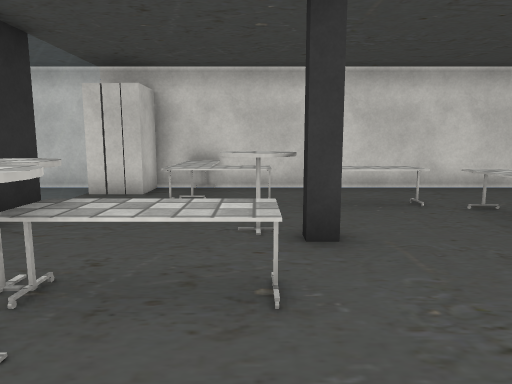
[1] (above)

13 first-person views from a walk through a 3-D level made in the Unity game engine. The camera is 1.2 m above the floor, tilts 8° down and sees 70° across. The floor is counted in squares, 1 m on a side. Each view is taken from the middle of a square. On the plan, view 1 faces up. The plan holds only what a view shows up to about 15 squares ahead; the rest is blank. The player character is not drawn. Some animated figures are not drawn. Some surface patterns are stand-ins.

[2]
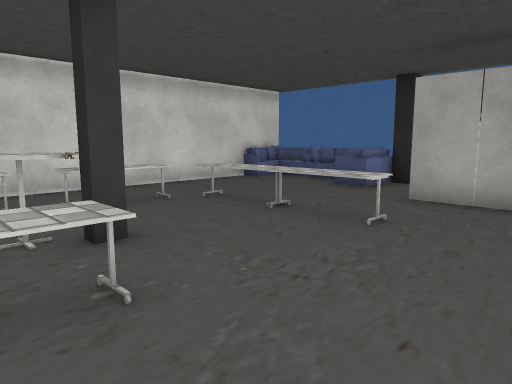

[3]
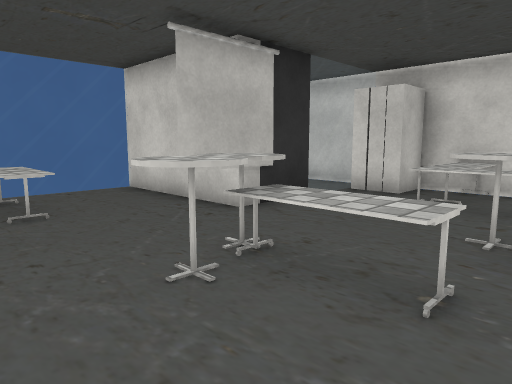

[4]
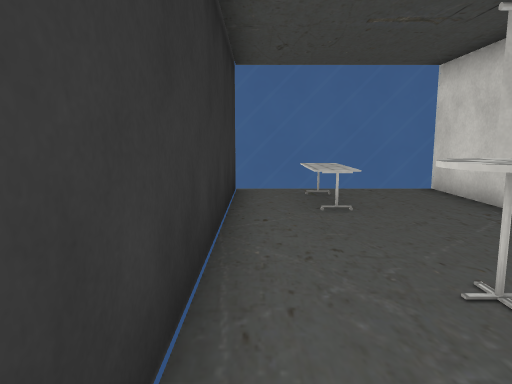

[5]
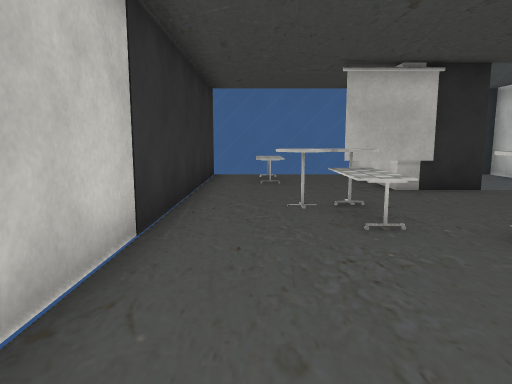

[6]
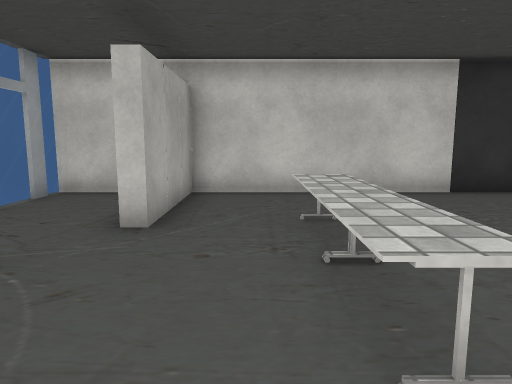

[7]
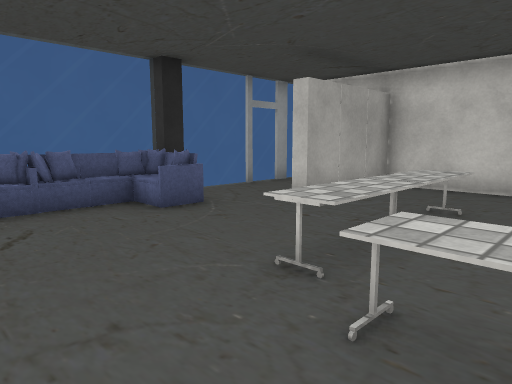

[8]
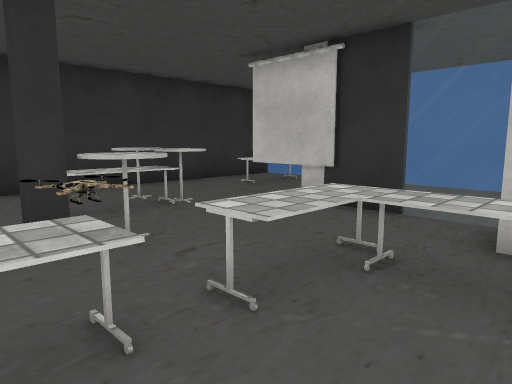

[9]
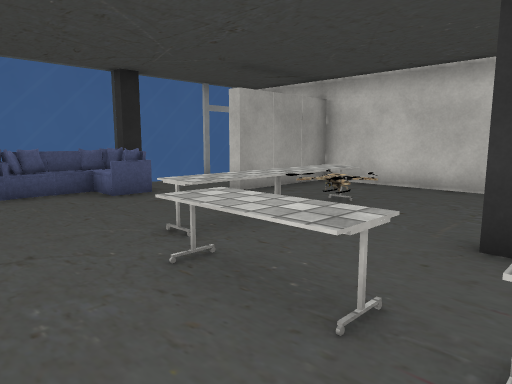

[10]
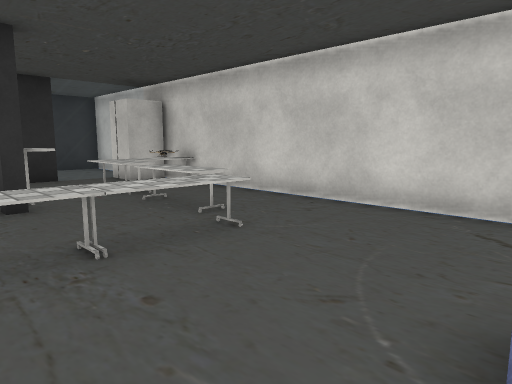

[11]
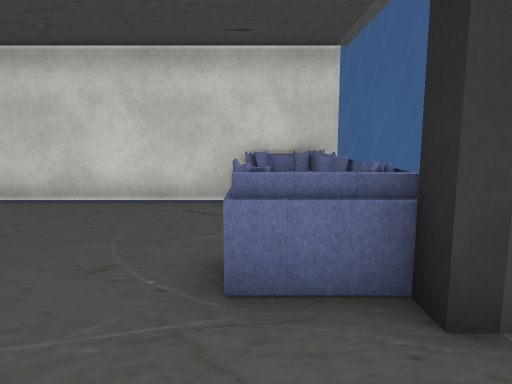

[12]
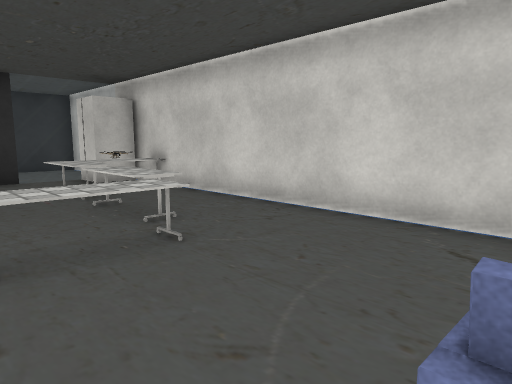

[13]
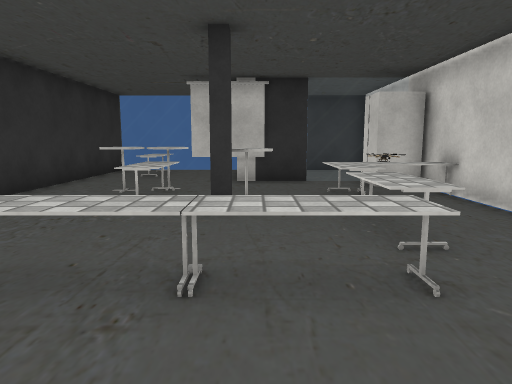

### Floor plan
Key: @ floor where view 1 was taken; # wall or solid block; . floor; = window, fence, low wall or low ledge; T table; S sofa; R drone; O other object.
Columns run from 8 left of view 1 to 10 right of it. Each row starts with its distance up from view 1.
 10     ###############
  9 ######TT........S#=
  8 #...=#TT.........O=
  7 =...=.TTTRTT.....#=
  6 =...#.......T....#=
  5 =####...T...T...S#=
  4 =...#...T#..T.....=
  3 =.....TTT...T..#..=
  2 =TT...TTT......#..=
  1 =TTT..T........#..=
  0 =.......@......#..=
 -1 ###################

Positions as (right, up) in squares from view 1, and headings:
1: (0, 0), facing up
2: (-1, 0), facing up-right
3: (1, 0), facing up-left
4: (1, 0), facing left
5: (5, 1), facing left
6: (5, 8), facing down
7: (2, 9), facing down-right
8: (2, 9), facing down-left
9: (0, 9), facing down-right
10: (8, 3), facing up-left
11: (8, 2), facing up
12: (8, 4), facing up-left
13: (7, 5), facing left
